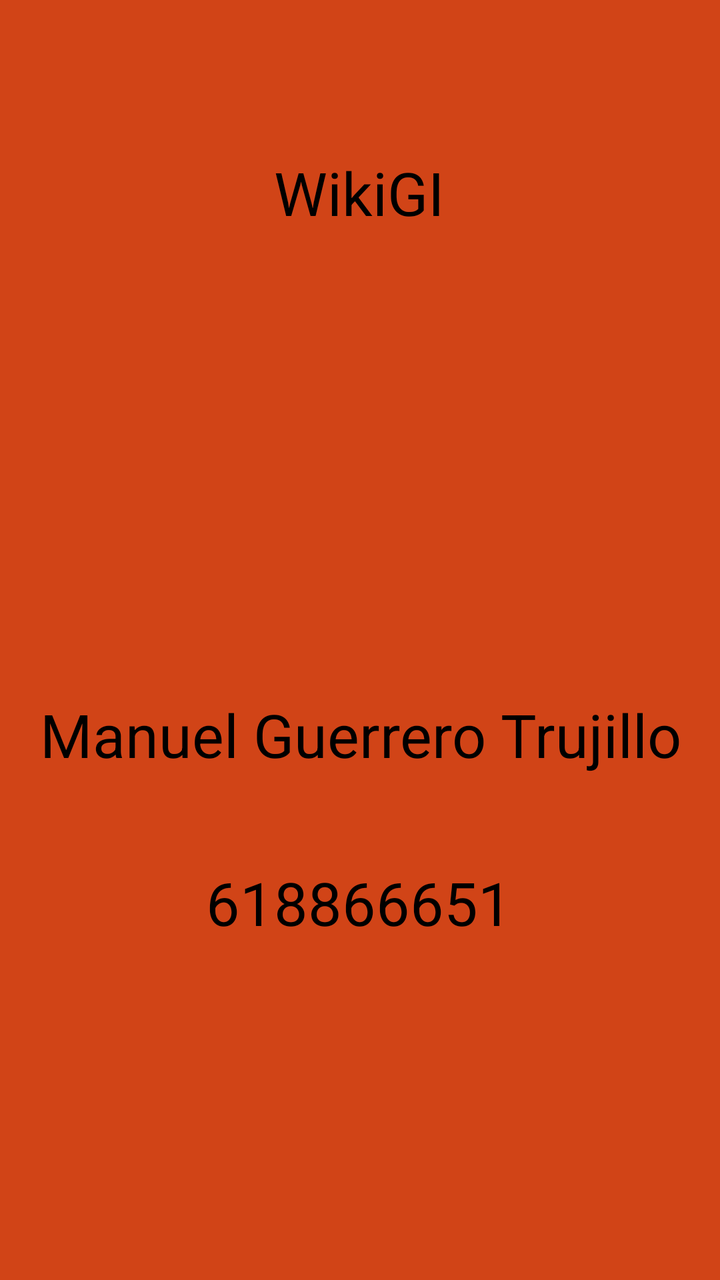
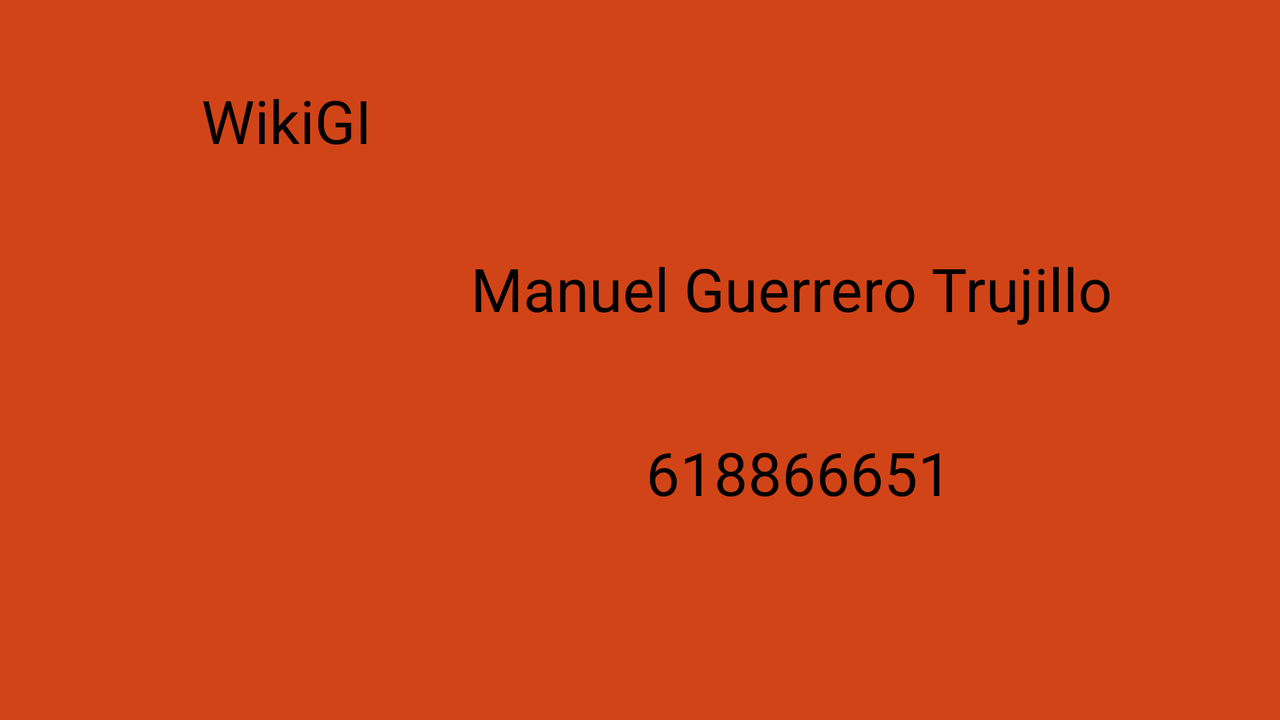

First picture: res/layout/ on a phone held upright. Second picture: the repository's own variant of that layout, on a device whose configuration matches the variant's folder. Source for both follows.
<!-- AndroidManifest.xml: application theme Theme.WikiGI -->
<!-- res/layout/appcrud.xml -->
<?xml version="1.0" encoding="utf-8"?>
<androidx.constraintlayout.widget.ConstraintLayout xmlns:android="http://schemas.android.com/apk/res/android"
    xmlns:app="http://schemas.android.com/apk/res-auto"
    xmlns:tools="http://schemas.android.com/tools"
    android:layout_width="match_parent"
    android:layout_height="match_parent"
    android:background="#D14417">

    <ScrollView
        android:layout_width="match_parent"
        android:layout_height="match_parent">

        <androidx.constraintlayout.widget.ConstraintLayout
            android:layout_width="match_parent"
            android:layout_height="wrap_content">

            <TextView
                android:id="@+id/textView20"
                android:layout_width="143dp"
                android:layout_height="40dp"
                android:layout_marginTop="76dp"
                android:text="@string/app_name"
                android:textAlignment="center"
                android:textColor="@color/black"
                android:textSize="30sp"
                app:layout_constraintEnd_toEndOf="parent"
                app:layout_constraintHorizontal_bias="0.498"
                app:layout_constraintStart_toStartOf="parent"
                app:layout_constraintTop_toTopOf="parent" />

            <ImageView
                android:id="@+id/imageView5"
                android:layout_width="143dp"
                android:layout_height="143dp"
                android:layout_marginTop="44dp"
                app:layout_constraintEnd_toEndOf="parent"
                app:layout_constraintStart_toStartOf="parent"
                app:layout_constraintTop_toBottomOf="@+id/textView20"
                app:srcCompat="@drawable/iconi1" />

            <TextView
                android:id="@+id/textView21"
                android:layout_width="wrap_content"
                android:layout_height="40dp"
                android:layout_marginTop="44dp"
                android:text="@string/developed_name"
                android:textAlignment="center"
                android:textColor="@color/black"
                android:textSize="30sp"
                app:layout_constraintEnd_toEndOf="parent"
                app:layout_constraintStart_toStartOf="parent"
                app:layout_constraintTop_toBottomOf="@+id/imageView5" />

            <TextView
                android:id="@+id/textView22"
                android:layout_width="wrap_content"
                android:layout_height="wrap_content"
                android:layout_marginTop="44dp"
                android:text="@string/developed_contact"
                android:textAlignment="center"
                android:textColor="@color/black"
                android:textSize="30sp"
                app:layout_constraintEnd_toEndOf="parent"
                app:layout_constraintHorizontal_bias="0.498"
                app:layout_constraintStart_toStartOf="parent"
                app:layout_constraintTop_toBottomOf="@+id/textView21" />
        </androidx.constraintlayout.widget.ConstraintLayout>
    </ScrollView>
</androidx.constraintlayout.widget.ConstraintLayout>
<!-- resources referenced by this layout -->
<resources>
  <string name="app_name" translatable="false">WikiGI</string>
  <string name="developed_contact" translatable="false">618866651</string>
  <string name="developed_name" translatable="false">Manuel Guerrero Trujillo</string>
  <style name="Theme.WikiGI" parent="Theme.MaterialComponents.DayNight.DarkActionBar">
          
          <item name="colorPrimary">@color/black</item>
          <item name="colorPrimaryVariant">@color/black</item>
          <item name="colorOnPrimary">@color/white</item>
          
          <item name="colorSecondary">@color/teal_200</item>
          <item name="colorSecondaryVariant">@color/teal_700</item>
          <item name="colorOnSecondary">@color/black</item>
          
          <item name="android:statusBarColor" tools:targetApi="l">?attr/colorPrimaryVariant</item>
          
      </style>
</resources>
<!-- res/layout-land/appcrud.xml (the author's variant of the layout above) -->
<!-- drawn on the phone turned sideways -->
<?xml version="1.0" encoding="utf-8"?>
<androidx.constraintlayout.widget.ConstraintLayout xmlns:android="http://schemas.android.com/apk/res/android"
    xmlns:app="http://schemas.android.com/apk/res-auto"
    xmlns:tools="http://schemas.android.com/tools"
    android:layout_width="match_parent"
    android:layout_height="match_parent"
    android:background="#D14417">

    <ScrollView
        android:layout_width="match_parent"
        android:layout_height="match_parent">

        <androidx.constraintlayout.widget.ConstraintLayout
            android:layout_width="match_parent"
            android:layout_height="wrap_content">

            <ImageView
                android:id="@+id/imageView6"
                android:layout_width="150dp"
                android:layout_height="150dp"
                android:layout_marginTop="124dp"
                app:layout_constraintEnd_toEndOf="parent"
                app:layout_constraintHorizontal_bias="0.146"
                app:layout_constraintStart_toStartOf="parent"
                app:layout_constraintTop_toTopOf="parent"
                app:srcCompat="@drawable/iconi1" />

            <TextView
                android:id="@+id/textView23"
                android:layout_width="143dp"
                android:layout_height="40dp"
                android:layout_marginTop="40dp"
                android:text="@string/app_name"
                android:textAlignment="center"
                android:textColor="@color/black"
                android:textSize="30sp"
                app:layout_constraintEnd_toEndOf="parent"
                app:layout_constraintHorizontal_bias="0.144"
                app:layout_constraintStart_toStartOf="parent"
                app:layout_constraintTop_toTopOf="parent" />

            <TextView
                android:id="@+id/textView24"
                android:layout_width="wrap_content"
                android:layout_height="40dp"
                android:layout_marginTop="124dp"
                android:text="@string/developed_name"
                android:textAlignment="center"
                android:textColor="@color/black"
                android:textSize="30sp"
                app:layout_constraintEnd_toEndOf="parent"
                app:layout_constraintHorizontal_bias="0.736"
                app:layout_constraintStart_toStartOf="parent"
                app:layout_constraintTop_toTopOf="parent" />

            <TextView
                android:id="@+id/textView25"
                android:layout_width="wrap_content"
                android:layout_height="40dp"
                android:layout_marginTop="52dp"
                android:text="@string/developed_contact"
                android:textAlignment="center"
                android:textColor="@color/black"
                android:textSize="30sp"
                app:layout_constraintEnd_toEndOf="parent"
                app:layout_constraintHorizontal_bias="0.663"
                app:layout_constraintStart_toStartOf="parent"
                app:layout_constraintTop_toBottomOf="@+id/textView24" />
        </androidx.constraintlayout.widget.ConstraintLayout>
    </ScrollView>
</androidx.constraintlayout.widget.ConstraintLayout>
